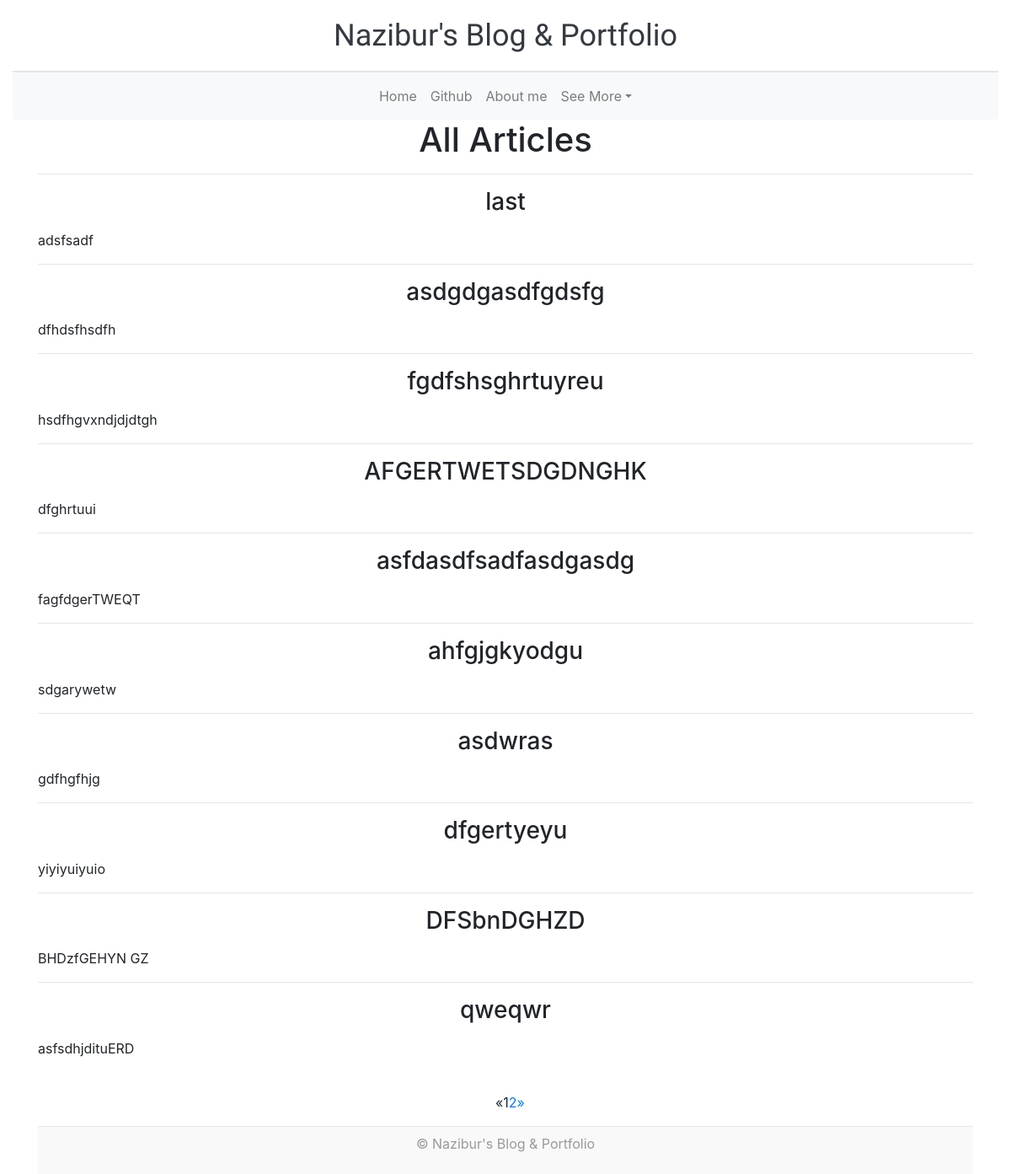
The page /articles on the database its author committed.
### blog/models.py (models this page shows, shortened)
class Article(models.Model):
    title = models.CharField(max_length=100)
    content = RichTextField(blank=True, null=True)
    time_added = models.DateTimeField(default=timezone.now)
    class Meta:
        ordering = ["-pk"]

### blog/views.py (the view)
# urls.py: path('articles', views.ArticleListView.as_view(), name = 'articles'),
class ArticleListView(ListView):
    model = Article
    context_object_name = 'articles'
    template_name = 'blog/articles.html'
    paginate_by = 10
    queryset = Article.objects.all()

### blog/templates/blog/articles.html
{% extends "blog/base.html" %}
{% load static %}
{% block content %}
		<div class="container">
		<div class="row">
			<div class="col-md-12">
				<h2 class="blog-post-title text-center">All Articles</h2>
					{% for article in articles %}
						<hr>
						<h3 class="text-center">{{article.title|safe}}</h3>
						<p>{{article.content|safe}}</p>
					{% endfor %}
           </div>
		</div>
	</div><br>
{% endblock content %}

### blog/static/blog/blogstyle.css (style rules this page uses)
.blog-post-title { margin-bottom: .25rem; font-size: 2.5rem; }
h2 { font-family: "Playfair Display", Georgia, "Times New Roman", serif; }

### rows shown on the page
Article: title "last", content "adsfsadf"
Article: title "asdgdgasdfgdsfg", content "dfhdsfhsdfh"
Article: title "fgdfshsghrtuyreu", content "hsdfhgvxndjdjdtgh"
Article: title "AFGERTWETSDGDNGHK", content "dfghrtuui"
Article: title "asfdasdfsadfasdgasdg", content "fagfdgerTWEQT"
Article: title "ahfgjgkyodgu", content "sdgarywetw"
Article: title "asdwras", content "gdfhgfhjg"
Article: title "dfgertyeyu", content "yiyiyuiyuio"
Article: title "DFSbnDGHZD", content "BHDzfGEHYN GZ"
Article: title "qweqwr", content "asfsdhjdituERD"

### other values the page prints
{{ i }} "1"
{{ i }} "2"
